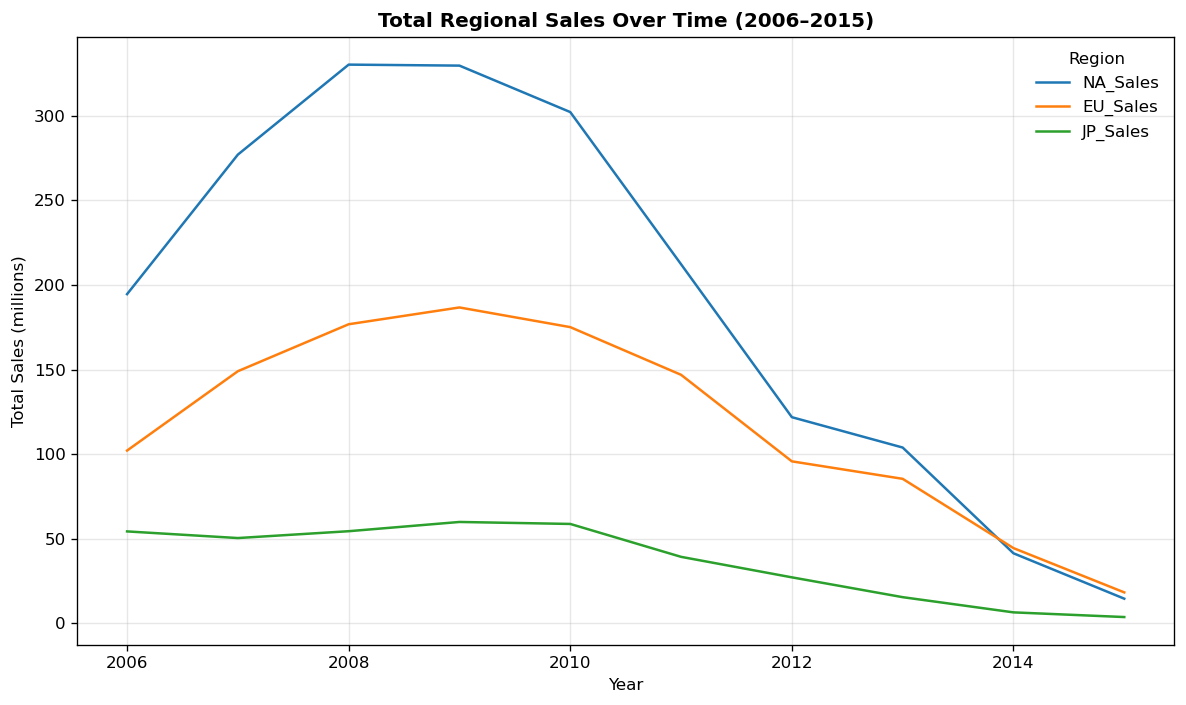
#> input picture results/01_total_regional_sales_over_time.png, 1186 x 705 px; the run also reads 2 pictures not shown here
$ jupyter execute --allow-errors 03-FinalProject.ipynb   (shell and % lines are left out)
#> lines starting #> are read from the running program, lines starting #| are printed output that depends on the picture
# COGS 108 - Video Games Around the World

## Permissions

Place an `X` in the appropriate bracket below to specify if you would like your group's project to be made available to the public, including the names of the authors.

* `[X]` YES - make available
* `[ ]` NO - keep private

## Link to video
https://youtu.be/L6_3zTtROMA

## Abstract

This study examines whether North America, Europe, and Japan differ in their video game genre preferences across major platforms during 2006-2015. We examined whether the regional sales gap changed over time using temporal, regional, and platform level exploratory analyses. The results revealed lear and persistent regional differences. North America and Europe demonstrated highly similar patterns with majority of the market share being the Action/Competitive genre. Japan consistently allocates a larger share to Narrative genres. These differences remain stable across the decade and persistent even after conditioning on platform. Together, these findings highlight the stability of regional gaming markets during this period.

## Authors

- Danielle Trinh: Writing – original draft, Writing – review & editing, Software, Visualization
- Kayne Maniti:  Writing – review & editing
- Dana Wei: Writing – review & editing, Background research
- Max Kim: Writing – original draft, Writing – review & editing, Conceptualization
- Agnes Tang: Writing – review & editing, Methodology

## Research Question

Between 2006 and 2015, do North America, Europe, and Japan differ in their market-share distribution across four genre categories (Action/Competitive, Narrative, Strategy/Cognitive, and Misc) on the PS3, X360, Wii, DS, PSP, and PC platforms, and have these regional differences changed over time?

We use a video game sales dataset containing regional sales information for North America, Europe, and Japan. To focus on a consistent multi-platform generation era and avoid lifecycle distortions across console generations, we restrict the analysis to the years 2006–2015 and to the major overlapping platforms PS3, X360, Wii, DS, PSP, and PC.

We group the original 12 genres into four broader genre categories (Action/Competitive, Narrative, Strategy/Cognitive, and Misc) to reduce dimensionality while preserving interpretability. For each region, year, and platform, we compute genre market share as genre-specific regional sales divided by total regional sales for that platform-year.

We then compare genre-share distributions across regions using statistical inference tests and estimate regression models to evaluate whether the magnitude of regional differences changes over time.

## Background and Prior Work

The video game industry is a global market in which games are produced, distributed, and consumed across diverse cultural and economic contexts. A central question in this globalized environment is whether player preferences are converging worldwide or whether they remain shaped by regional tastes, platform ecosystems, and local industry structures. As the industry has expanded, scholars have debated whether players in different regions increasingly gravitate toward similar genres and platforms or whether long‑standing regional identities continue to generate distinct patterns of demand. This tension between global convergence and regional differentiation motivates a closer empirical examination of how video game purchases vary across regions and how those patterns evolve over time.

Prior work has demonstrated that commercial performance varies widely across titles, even within the same release year. Researchers have identified product characteristics, especially platform and genre, as major determinants of sales outcomes. Studies using global sales rankings demonstrate that both platform and genre exert significant influence on units sold, suggesting that hardware ecosystems and content categories shape how games compete in the marketplace (Wang, 2025). In addition, regional sales variables explain further variation in performance, indicating that demand conditions differ meaningfully across geographic markets. These findings motivate a region‑sensitive approach in which regional market characteristics are treated as integral components of explanatory models rather than secondary factors.

Additionally, regional variation in video game consumption is not only cross‑sectional, but also temporally persistent. Studies of long run sales patterns have found that, while some genres attain widespread popularity, regional markets still tend to maintain distinct preferences that reflect cultural tastes and local industry structures (Zhang, 2021). This suggests that differences in the composition of regional game libraries are the result of relatively stable underlying demand conditions, rather than short‑term trends or one‑off blockbuster releases. In other words, regions do not simply converge on the same set of titles. Instead, they continue to favor different mixes of genres and platforms over time, indicating that regional identity and market context play a lasting role in shaping what players choose to buy.

“Predictive Analytics for Video Game Sales” by Rifaz primarily focuses on predictive modeling of sales outcomes rather than on comparative analysis of regional preferences. This prior work shows that global sales outcomes can be predicted with very high accuracy using regional sales data, indicating that regional markets exhibit stable and structured sales patterns that consistently explain global success. However, it treats regions mainly as inputs to prediction rather than as objects of comparison. In particular, it does not examine whether regions systematically differ in their genre preferences after accounting for total market size, nor does it analyze how those differences change over time. This project builds on that analytical foundation but reframes the problem toward comparative and longitudinal analysis, focusing on genre market share by region and year rather than on "The impact of platform on global video game sales" has identified gaming platforms as a key structural factor influencing global video game sales patterns.

Babb et al., (2013) examined worldwide video game sales across major platforms between 2006 and 2011 and found significant differences in sales performance attributable to platform ecosystems rather than individual game attributes alone. Their study showed that Nintendo platforms—particularly the Wii and Nintendo DS—consistently outperformed competing consoles globally, while Microsoft and Sony platforms occupied lower sales tiers. These findings suggest that platform strategy, vertical integration, and regional platform adoption play a central role in shaping observed sales distributions. This work provides an important foundation for our analysis of regional sales differences, particularly in understanding why Japan’s sales distribution diverges from North America and Europe, where non-Nintendo platforms are more dominant.

Taken together, the literature suggests that platform, genre, and region all play important roles in shaping video game consumption, but it leaves open key questions about how regional genre preferences differ, how these differences vary across platforms, and whether they change over time. This project addresses these gaps by analyzing genre market‑share distributions across North America, Europe, and Japan from 2006 to 2015, focusing on the major overlapping platforms of that generation. By grouping genres into four interpretable categories and examining changes across regions and years, this study provides a comparative and longitudinal perspective on regional demand patterns that has been largely absent from prior work.

Wang, Z. (2025). Factors Affecting Global Video Game Sales Rankings: Analyzing the Impact of Platform, Genre, and Market Regions. American Journal of Student Research. https://doi.org/10.70251/hyjr2348.337280

Zhang, X. (2021). Evaluation of Game Publishers and Study on the Player Preference Based on the Data from 1980 to 2020 in Video Game Market. 2021 the 8th International Conference on Industrial Engineering and Applications(Europe). https://doi.org/10.1145/3463858.3463870

Rifaz, F. (2025). Predictive Analytics for Video Game Sales [Kaggle Notebook]. Kaggle. https://www.kaggle.com/code/faryalrifaz3374/predictive-analytics-for-video-game-sales/notebook

Babb, J., Terry, N., & Dana, K. (2013). The impact of platform on global video game sales. International Business & Economics Research Journal, 12(10), 1241–1248.

## Hypothesis

We believe that North America, Europe, and Japan will differ significantly in the market-share distribution across the genres Action/Competitive, Narrative, Strategy/Cognitive, and Misc on the following platforms: PS3, X360, Wii, DS, PSP, and PC. We also believe that the gap in video game sales between these three regions has remained unchanged between 2006 and 2015. This can be seen in the research article on factors that impact global video game sales written by Zilu Wang, regions in North America and the European Union make up the majority of global video game sales, while Japan and other regions make up a smaller percentage, despite having a positive trend in video game sales. There is also a major regional difference in terms of video game genres, as cited from Xiaohan Zhang's research article on player preference, where North American regions and the EU favor action-type genre games, while Japanese players enjoy more moderate games like role-playing and narrative. No changes in the gap between regions in terms of sales occured between 2006 to 2015 based on the predictive analysis created by Faryal Rifaz and edited by Muhammad Tufail, as genres like Platform, Shooting, and Role-playing are the top three genres being sold which favor North American and EU regions.

## Data

Our ideal dataset would need precise variables such as: Game Title, Genre, Platform, Publisher, Release Date (Month/Year), and disaggregated region specific Sales Figures Ideally, it would also distinguish between Digital vs. Physical sales, as digital adoption varies by region. Tens of thousands of observations would show a variety of games of different niches, not just the popular ones in order to ensure representative samples for each region. Ideally, this data should be collected from the game sales providers from major retailers and digital store front APIs (platforms like Steam, Playstation store, Nintendo eshop) all aggregated properly to ensure consistency in reporting standards and stored through CSV or any sort of tabular storage format, with each row being a unique game title, with columns and metadata describing the game and sales figures of each region.

   * Dataset 1- Video Game Sales (by anandshaw2001)
       - This dataset can be found at [this url](https://www.kaggle.com/datasets/anandshaw2001/video-game-sales ). It contains 16,598 game titles covering the period from 1995–2016, and is available to download in csv format for free with zero extra steps. Some key features that we can utilize are “year”, “genre” and regional sales data like “NA_sales”, “JP_sales”, “EU_sales”. Preprocessing may be needed as some data is missing like 278 values from “year”.
   * Dataset 2: Steam Store Data (Digital/PC Market)
       - This dataset can be found at [this url](https://www.kaggle.com/datasets/fronkongames/steam-games-dataset) on Kaggle. The data was taken directly from SteamSpy and Steam Store APIs, being free to download with no extra permissions  in csv format (unless we were to take directly from the API, this would require an API key). Some important variables are genre, release data, price, and owners(estimated range of units sold). In order to answer our regional question we may need to use a proxy such as the “supported_languages”.
   * Dataset 3:  Google Play Store Data
       - This dataset can be found at [this url](https://www.kaggle.com/datasets/lava18/google-play-store-apps) on Kaggle and can be downloaded for free with no extra permissions in the CSV format. Some important variables are genre, installs (a proxy for sales), price, and content rating. This dataset could prove useful in representing the mobile gaming platform when answering our question.

[cell 1]

import pandas as pd
import numpy as np
import matplotlib.pyplot as plt

To see the code responsible for wrangling the data, see `02-EDACheckpoint.ipynb`. From here on we will simply load and show a quick preview of the processed data for further analysis.

### Dataset #1: Video Game Sales

The main metrics of this dataset is regional sales: NA_sales, EU_Sales, JP_Sales. These variables are continuous and are represented as millions of units sold, so a value of 1 would indicate 1 million units were sold. There is a Year variable that is discrete number, but is a float datatype, but it helps us filter out data to only target our specific era. There is Genre, which could be encoded, but it is of the string datatype. There is platform that is also like genre, that could be encoded, but is of the string datatype. These give general info of the game and which provider it is hosted on.

One major concern about this dataset is that it can be seen to heavily favor physical retail sales. This means that it undercounts digital sales and would introduce some bias. Additionally this dataset only includes the top 16k performing games, which would possibly exclude indie/niche titles that perform well in a certain region.

#> (a cell that did not finish here is left out)

### Dataset #2: Steam Games

The primary metric that we need to keep track of in this dataset is estimated owners. This is because it is a proxy of how many units of the game have been sold on the PC platform. Exact figures aren't shown (it's not continuous, its categorical ex: 20000-50000). So some interpolation might be needed. There is the Year variable which we converted to be discrete. There is a Genre variable that shows the game genre as a list of strings that indicate what type of game it is. There is Supported Languages, which could be used as a proxy for the location availability of the Steam game.

Some major concerns about this dataset is that there is a clear lack of precision when it comes to how many sales a game has made. Being ranged-based instead of an exact value, we would have to find a midpoint between the range, which would cause some margin of error. Furthermore, using languages as a proxy for location would introduce some error as well, as we have no real way to indicate what percentage of owners of the game came from a certain region. For example, if we have 50000 game sales and the support language is JP and EN, we would have no way of knowing how many of those copies are in English or Japanese. We would need some external way of tracking the traffic of sales of these certain games from each country.

#> (a cell that did not finish here is left out)

### Dataset #3: Google Play Store

The key metric in this is Installs, which indicates if the game was sold or not. It is presented as a milestone range and is discrete (e.g., "1,000,000+"). We also have the Category varaible that allows us to filter apps that are only games. This allows us to have some inclusion of moible games. There is also Genre, which is categorical and is a list of strings that could indicate what the game is about.

One major concern about this data is that there is a lack of time series. We don't know when the game was released so we aren't able to isolate a time period to answer our research question. Additionally, there are no metrics on region, which we need to answer our research question. This dataset might not be usuable in it's current state, unless we were to aggregate it with another dataset that includes the above information (as it is crucial).

#> (a cell that did not finish here is left out)

### Combining Data

As a result of our data wrangling, we concluded that it was best to proceed with only the first dataset (video game sales) to directly answer our research question, but we shall utilize the other two datasets in an additional cross-platform genre comparison.

## Results

### Exploratory Data Analysis

[cell 5]
import pandas as pd
import numpy as np
import matplotlib.pyplot as plt

#> (the rest of this cell did not finish here and is left out)

## Section 1: Regional Market Sizes (2006-2015)

We first establish the relative market sizes across North America, Europe, and Japan to investigate genre preference across different regions.

[cell 6]
from matplotlib.image import imread

img1 = imread('results/01_total_regional_sales_over_time.png')
#> img1 is the input picture: shape (705, 1186, 4) float32; mean R, G, B, A 0.979, 0.98, 0.978, 1
plt.figure(figsize=(10, 6))
plt.imshow(img1)
plt.axis('off')
plt.tight_layout()
plt.show()

The temporal plot shows that total sales in all three regions peak around 2008–2009 and decline thereafter, consistent with the late lifecycle of the seventh console generation. While the overall market contracts after this period, the relative ranking of regions remains consistent throughout the decade.

Across 2006–2015, North America accounts for the largest share of total sales (55.4%), followed by Europe (33.9%) and Japan (10.7%). Although absolute sales decline in all regions after 2009, their proportional contributions to total sales remain broadly stable over time.

Because the regions differ substantially in market size, we analyze genre preferences using market share, defined as the proportion of total regional sales attributable to each genre in a given year. This normalization removes scale effects and allows meaningful comparison of demand composition across regions, which directly supports our research question regarding regional genre preference patterns.

## Regional Genre Preferences: Year-by-Year Market Share (2006 - 2015)

We examine how genre market share evolved annually within each region. By calculating market share per year, we can observe temporal shifts in preferences rather than relying on aggregate summaries that may ignore important trends.

**Note:** The code below categorizes genres and platforms. For detailed tables, distributions, and genre mapping methodology, see [02-EDACheckpoint.ipynb](02-EDACheckpoint.ipynb).

[cell 7]
platforms = ['PS3', 'X360', 'Wii', 'DS', 'PSP', 'PC']
#> (the rest of this cell did not finish here and is left out)

Now we show visualization of the genre market share within each region by year.

[cell 8]
img2 = imread('results/02_genre_market_share_by_region.png')
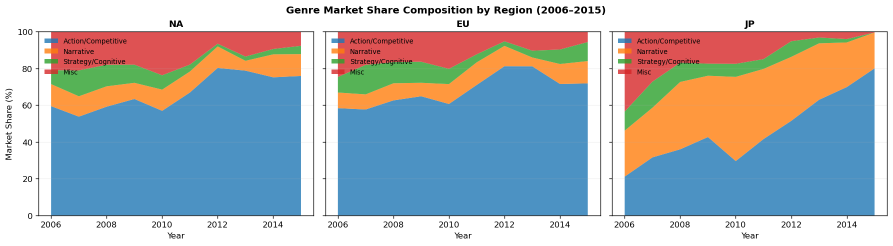
#> input picture results/02_genre_market_share_by_region.png, 1786 x 491 px (shown at 1/2 size)
#> img2 is the input picture: shape (491, 1786, 4) float32; mean R, G, B, A 0.676, 0.696, 0.713, 1
plt.figure(figsize=(15, 4))
plt.imshow(img2)
plt.axis('off')
plt.tight_layout()
plt.show()

Additionally to **explicitly test our hypothesis regarding whether the "gap" between regions has changed over time**, we can plot the market share of the dominant genres across the three regions on the same axes. This directly visualizes convergence or divergence.

[cell 9]
img3 = imread('results/03_convergence_plots.png')
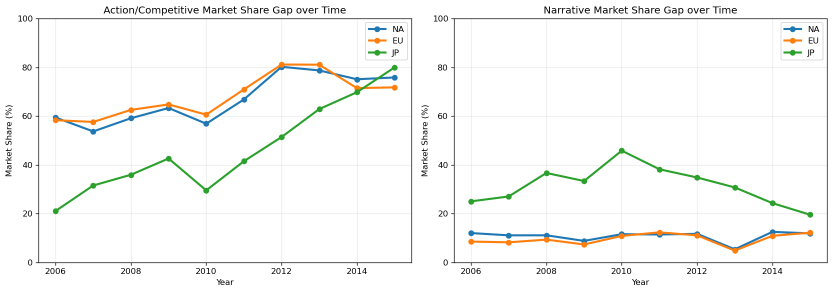
#> input picture results/03_convergence_plots.png, 1666 x 585 px (shown at 1/2 size)
#> img3 is the input picture: shape (585, 1666, 4) float32; mean R, G, B, A 0.971, 0.973, 0.967, 1
#> (the rest of the program and of its run is left out)
